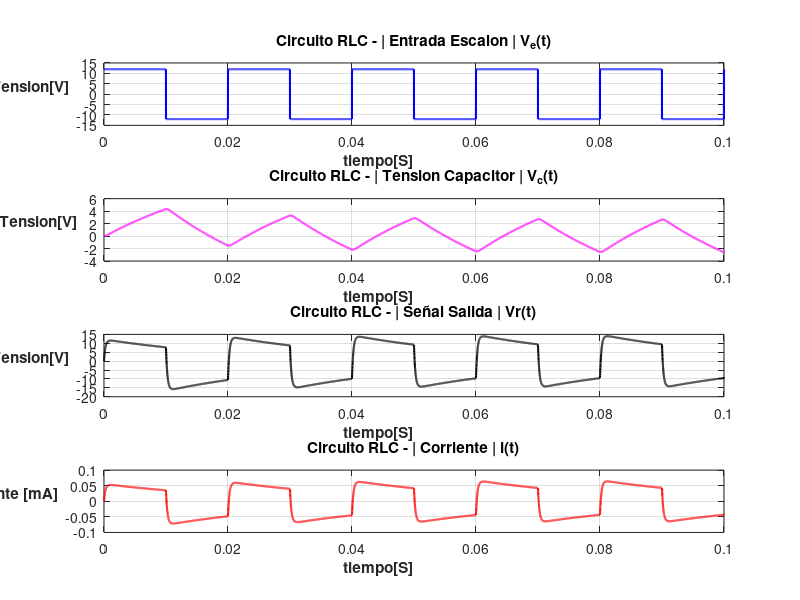

Reproduce this figure in MATLAB.
% --------------------------- Circuito RLC serie ---------------------------
% Variables de ESTADO: x = [ i(t) , V_c(t) ]
% Entrada: u = V_e(t)
% Salida: y = V_r(t) = R * i(t)
%
% Modelo en espacio de estados:
%   x_punto = ( A * x(t) ) + ( b * u(t) );
%   y = ( c^T ) * ( x(t) )

% ---------------------------------------------------------------------------------
% Item 1 - Asignar valores a :
% R = 2200 Ohm
% L = 500 mH = 0,5H
% C = 10uF = 00001F
% Obtener simulaciones que permitan estudiar la dinámica del sistema, con una entrada de...
% ... tensión escalón de 12V, que cada 10 ms cambia de signo.
% ---------------------------------------------------------------------------------

%Inicializacion del codigo
clear all; close all; clc;
pkg load control

% 1.1 Asigno los valores dados a los parametros
R = 2200;
L = 0.5;
C = 0.00001;
V_amplitud = 12.0;
T_cambioSigno = 0.01; % Periodo de cambio de signo de escalon

% ---------------------------------------------------------------------------------

% 1.2 Declaro las matricess
A = [ -R/L , -1/L ; 1/C , 0 ];
B = [ 1/L ; 0];
C = [ R ; 0 ]'; % Matriz C traspuesta
D= [ 0 ];

disp('Matriz del sistema (A):'), disp(A), fprintf('\n\n');
disp('Matriz de entrada (B):'), disp(B), fprintf('\n\n');
disp('Matriz de salida (C):'), disp(C), fprintf('\n\n');

% ---------------------------------------------------------------------------------

% 1.3 Usando la funcion ss (state-space) de octave, empaqueto las matrices y, posteriormente, lo grafico
sys=ss(A,B,C,D);

% ---------------------------------------------------------------------------------

% 1.4 Veo los polos para saber si es estable (o no)

disp('Polos del sistema:'), disp(pole(sys))

if all(real(pole(sys)) < 0)
  fprintf('  => Sistema ESTABLE \n\n');
else
  fprintf('  => Sistema INESTABLE\n\n');
end

% ---------------------------------------------------------------------------------

% 1.5 Declaracionde variables para la configuracion de la simulacion
deltaTiempo = 0.00001; % Paso [s]
totalTiempo = 0.1; % Tiempo total [s]
vectorTiempo = 0:deltaTiempo:totalTiempo; % Seteo vector "vectorTiempo" de 0 a 0.1s con pasos de 0.00001
tamanioTiempo = length(vectorTiempo); %Obtengo el valor del tamaño del vector "vectorTiempo"

% Generacion de la entrada escalon +12V/-12V que cambia de signo cada "T_cambioSigno"
senialEscalon = zeros(1, tamanioTiempo); % Asigno vector de entrada U que cambia de signo cada 10ms
for k = 1:tamanioTiempo
  n_periodo = floor(vectorTiempo(k) / T_cambioSigno);
  if mod(n_periodo, 2) == 0
    senialEscalon(k) = +V_amplitud;
  else
    senialEscalon(k) = -V_amplitud;
  end
end

% ---------------------------------------------------------------------------------

% 1.6 Simulacion
[y, vectorTiempo, x] = lsim(sys, senialEscalon, vectorTiempo); %LSIM toma el sistema (sys), la señal de entrada cuadrada (senialEscalon) y el vector de tiempo (vectorTiempo)
                                                    % y -> Guarda la salida del sistema (La tensión en la resistencia V_r)
                                                    % vectorTiempo -> Devuelve el vector de tiempo (útil si Octave lo ajusta).
                                                    % x(:,1) -> corriente i (t)
                                                    % x(:,2) -> tensión del capacitor Vc (t)
                                                    %tiempoMilisegundos = vectorTiempo * 1000; Si quisiese el tiempo en ms para graficos
figure;

% ---------------------------------------------------------------------------------

%1.7 Division de la ventana y Grafico
              % ( "rotation", 0 ) = Pone el texto del eje Y horizontal
              % ( "horizontalalignment", "right" ) = Alinea el texto para que no se choque con los números del eje.
              % ( grid on ) =  Pone la rejilla de fondo para poder medir valores a simple vista.
              %subplot(m, n, p) --> Sirve para dividir una sola ventana (figure) en una cuadricula con varios graficos pequeños. M=Numero de filas; N=Numero de columnas; P=Posicion de celda dividida que quiero modificar
              %plot(x, y, 'estilo', ...) --> Crea un gráfico de líneas conectando puntos de coordenadas. X=Vector con los datos del eje "x"; Y=Vector con los datos del eje "y"; ESTILO=Diseño de la celda; LINEWIDTH=Define el grosor de la linea

subplot(4,1,1); %Funcion que divide la ventana en 4 filas y 1 columna, y se posiciona en el cuarto espacio
  plot(vectorTiempo, senialEscalon, 'b', 'LineWidth', 1.5);
  h = xlabel("tiempo[S]", "fontweight", "bold"); set(h, "horizontalalignment", "right");
  ylabel("Tension[V]", "rotation", 0, "fontweight", "bold", "horizontalalignment", "right"); title('Circuito RLC - | Entrada Escalon | V_e(t)');
  grid on;

subplot(4,1,2); %Funcion que divide la ventana en 4 filas y 1 columna, y se posiciona en el tercer espacio
  plot(vectorTiempo, x(:,2), 'm', 'LineWidth', 1.5);
  h = xlabel("tiempo[S]", "fontweight", "bold"); set(h, "horizontalalignment", "right");
  ylabel("Tension[V]", "rotation", 0, "fontweight", "bold", "horizontalalignment", "right"); title('Circuito RLC - | Tension Capacitor | V_c(t)');
  grid on;

subplot(4,1,3); %Funcion que divide la ventana en 4 filas y 1 columna, y se posiciona en el segundo espacio
  plot(vectorTiempo, y, 'k', 'LineWidth', 1.5);
  h = xlabel("tiempo[S]", "fontweight", "bold"); set(h, "horizontalalignment", "right");
  ylabel("Tension[V]", "rotation", 0, "fontweight", "bold", "horizontalalignment", "right"); title('Circuito RLC - | Señal Salida | Vr(t)');
  grid on;

subplot(4,1,4); %Funcion que divide la ventana en 4 filas y 1 columna, y se posiciona en el primer espacio
  plot(vectorTiempo, 10 * x(:,1), 'r', 'LineWidth', 1.5); %Multiplica la corriente por 1000 para verla en mA
  h = xlabel("tiempo[S]", "fontweight", "bold"); set(h, "horizontalalignment", "right");
  ylabel("Corriente [mA]", "rotation", 0, "fontweight", "bold", "horizontalalignment", "right"); title('Circuito RLC - | Corriente | i(t)');
  grid on;
